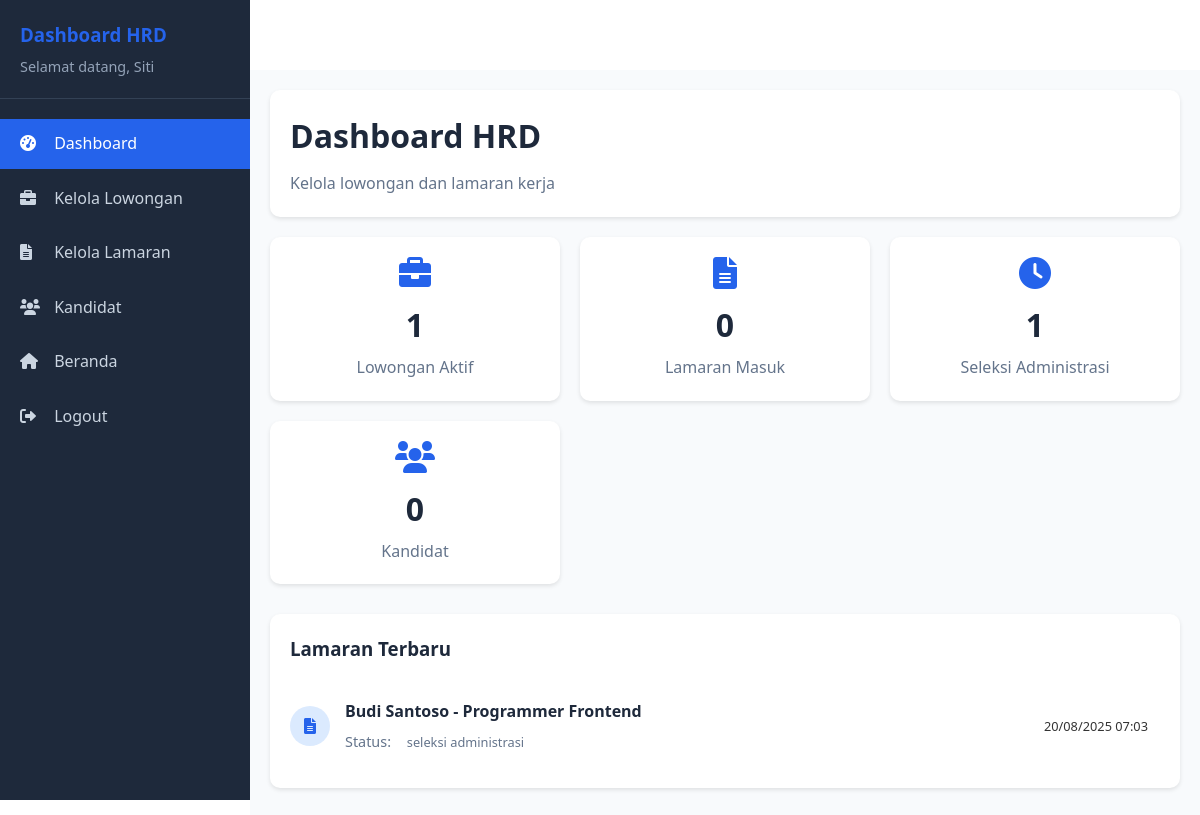
The app's page /hrd/dashboard.php (signed in), older data.
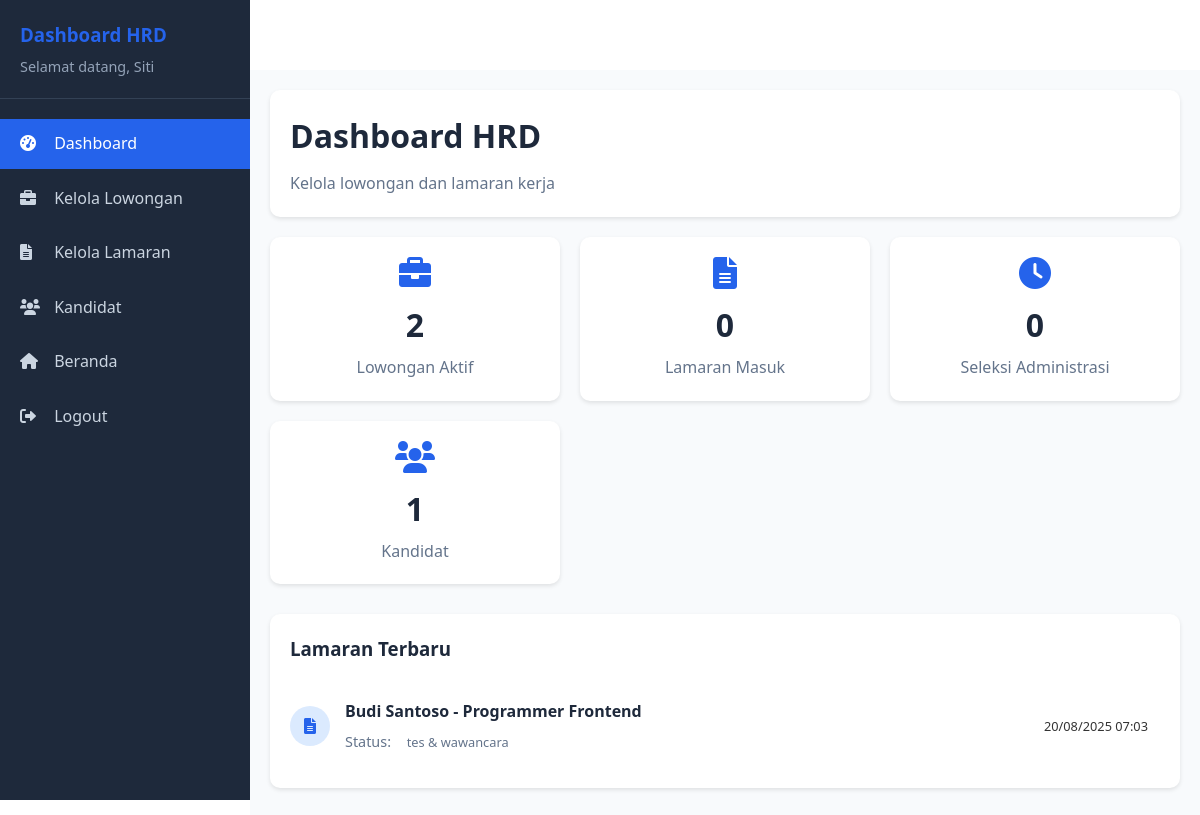
The same page, newer data.
### tables this page shows
CREATE TABLE `applications` (
  `application_id` int NOT NULL,
  `job_id` int NOT NULL,
  `user_id` int NOT NULL,
  `cv` varchar(255) NOT NULL,
  `status` varchar(255) NOT NULL,
  `reason` text,
  `interview_date` datetime DEFAULT NULL,
  `start_date` date DEFAULT NULL,
  `applied_at` timestamp NOT NULL DEFAULT CURRENT_TIMESTAMP,
  `updated_at` timestamp NULL DEFAULT NULL
);

CREATE TABLE `users` (
  `user_id` int NOT NULL,
  `username` varchar(50) NOT NULL,
  `password` varchar(255) NOT NULL,
  `email` varchar(100) NOT NULL,
  `full_name` varchar(100) DEFAULT NULL,
  `role` enum('admin','pelamar','hrd','konten') DEFAULT 'pelamar',
  `status` enum('active','inactive') DEFAULT 'active',
  `created_at` timestamp NULL DEFAULT CURRENT_TIMESTAMP,
  `hapus` int NOT NULL DEFAULT '0'
);

CREATE TABLE `lowongan` (
  `job_id` int NOT NULL,
  `title` varchar(200) NOT NULL,
  `description` text NOT NULL,
  `requirements` text,
  `location` varchar(100) DEFAULT NULL,
  `salary_range` varchar(50) DEFAULT NULL,
  `status` enum('open','closed') DEFAULT 'open',
  `posted_by` int DEFAULT NULL,
  `posted_at` timestamp NULL DEFAULT CURRENT_TIMESTAMP,
  `updated_at` timestamp NULL DEFAULT NULL,
  `hapus` int NOT NULL DEFAULT '0'
);

### hrd/dashboard.php (the view, shortened to what this page needs)
<?php
require_once '../connect/koneksi.php';
$full_name = $_SESSION['full_name'];
$total_active_jobs = 0;
$total_new_apps = 0;
$total_under_review = 0;
$total_candidates = 0;
$qs1 = mysqli_query($conn, "SELECT COUNT(*) AS c FROM lowongan WHERE status='open' AND hapus=0");
if ($qs1) { $total_active_jobs = (int)mysqli_fetch_assoc($qs1)['c']; }
$qs2 = mysqli_query($conn, "SELECT COUNT(*) AS c FROM applications WHERE status='pendaftaran diterima'");
if ($qs2) { $total_new_apps = (int)mysqli_fetch_assoc($qs2)['c']; }
$qs3 = mysqli_query($conn, "SELECT COUNT(*) AS c FROM applications WHERE status='seleksi administrasi'");
if ($qs3) { $total_under_review = (int)mysqli_fetch_assoc($qs3)['c']; }
$qs4 = mysqli_query($conn, "SELECT COUNT(*) AS c FROM applications WHERE status IN ('lolos administrasi','tes & wawancara')");
if ($qs4) { $total_candidates = (int)mysqli_fetch_assoc($qs4)['c']; }
$recent_apps = mysqli_query($conn, "SELECT a.*, u.full_name, u.email, l.title
                                    FROM applications a
                                    JOIN users u ON a.user_id = u.user_id
                                    JOIN lowongan l ON a.job_id = l.job_id
                                    ORDER BY a.applied_at DESC
                                    LIMIT 5");
?>
<!DOCTYPE html>
<html lang="id">
<head>
    <link rel="stylesheet" href="../assets/css/pages.css">
    <link rel="stylesheet" href="../assets/css/common.css">
    <link rel="stylesheet" href="css/dashboard.css">
    <link rel="stylesheet" href="https://cdnjs.cloudflare.com/ajax/libs/font-awesome/6.0.0/css/all.min.css">
</head>
<body>
    <div class="dashboard-container">
        <div class="sidebar" id="sidebar">
            <div class="sidebar-header">
                <h3>Dashboard HRD</h3>
                <p>Selamat datang, <?php echo htmlspecialchars($full_name); ?></p>
            </div>
            <ul class="sidebar-menu">
                <li><a href="dashboard.php" class="active"><i class="fas fa-tachometer-alt"></i> Dashboard</a></li>
                <li><a href="lowongan.php"><i class="fas fa-briefcase"></i> Kelola Lowongan</a></li>
                <li><a href="applications.php"><i class="fas fa-file-alt"></i> Kelola Lamaran</a></li>
                <li><a href="candidates.php"><i class="fas fa-users"></i> Kandidat</a></li>
                <li><a href="../index.php"><i class="fas fa-home"></i> Beranda</a></li>
                <li><a href="../logout.php"><i class="fas fa-sign-out-alt"></i> Logout</a></li>
            </ul>
        </div>
        <div class="main-content">
            <div class="dashboard-header">
                <h1>Dashboard HRD</h1>
                <p>Kelola lowongan dan lamaran kerja</p>
            </div>
            <div class="stats-grid">
                <div class="stat-card">
                    <i class="fas fa-briefcase"></i>
                    <h3><?php echo $total_active_jobs; ?></h3>
                    <p>Lowongan Aktif</p>
                </div>
                <div class="stat-card">
                    <i class="fas fa-file-alt"></i>
                    <h3><?php echo $total_new_apps; ?></h3>
                    <p>Lamaran Masuk</p>
                </div>
                <div class="stat-card">
                    <i class="fas fa-clock"></i>
                    <h3><?php echo $total_under_review; ?></h3>
                    <p>Seleksi Administrasi</p>
                </div>
                <div class="stat-card">
                    <i class="fas fa-users"></i>
                    <h3><?php echo $total_candidates; ?></h3>
                    <p>Kandidat</p>
                </div>
            </div>
            <div class="recent-applications">
                <h3>Lamaran Terbaru</h3>
                <?php if ($recent_apps && mysqli_num_rows($recent_apps) > 0): ?>
                    <?php while ($app = mysqli_fetch_assoc($recent_apps)): ?>
                        <div class="application-item">
                            <div class="application-icon">
                                <i class="fas fa-file-alt"></i>
                            </div>
                            <div class="application-content">
                                <h4><?php echo htmlspecialchars($app['full_name']); ?> - <?php echo htmlspecialchars($app['title']); ?></h4>
                                <p>Status: <span class="status-badge"><?php echo htmlspecialchars($app['status']); ?></span></p>
                            </div>
                            <span class="status-badge">
                                <?php echo date('d/m/Y H:i', strtotime($app['applied_at'])); ?>
                            </span>
                        </div>
                    <?php endwhile; ?>
                <?php endif; ?>
            </div>
        </div>
    </div>
</body>
</html>

Row changes from the older to the newer data that the page shows:
changed applications "Budi Santoso": status "seleksi administrasi" → "tes & wawancara"
Text that changed along with them:
$total_active_jobs: "1" → "2"
$total_under_review: "1" → "0"
$total_candidates: "0" → "1"
